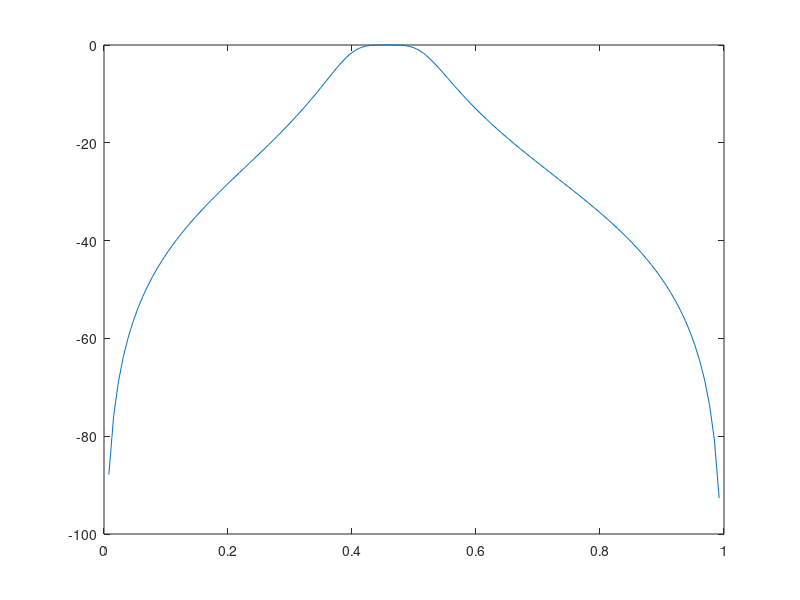

This chart was generated by the following MATLAB code:
clc;
clear all;
close all;

Ap = 0.6;
As = 0.1;
wp = 0.35 * pi;
ws = 0.7 * pi;
t = 1;

ohmp = (2 / t) * tan(wp / 2);
ohms = (2 / t) * tan(ws / 2);

den = 2 * log10(ohms / ohmp);
nump1 = ((1 / (As^2)) - 1);
nump2 = ((1 / (Ap^2)) - 1);
num = log10(nump1 / nump2)
order = ceil(num / den)

disp('for lpf = 1')
disp('for hpf = 2')
disp('for bsf = 3')
disp('for bpf = 4')

type = 3;

switch type
    case 1
        ohmc = ohmp / (As^(1 / (2 * order)));
        wc = 2 * atan(ohmc / 2);
        [b, a] = butter(order, wc / pi);
    case 2
        ohmc = ohmp / (As^(1 / (2 * order)));
        wc = 2 * atan(ohmc / 2);
        [b, a] = butter(order, wc / pi, 'high');
    case 3
        ohmc1 = ohmp / (Ap^(1 / (2 * order)));
        ohmc2 = ohmp / (As^(1 / (2 * order)));
        wc1 = 2 * atan(ohmc1 / 2);
        wc2 = 2 * atan(ohmc2 / 2);
        wc = [wc1 wc2]
        [b, a] = butter(order, wc / pi);
    case 4
        ohmc1 = ohmp / (Ap^(1 / (2 * order)));
        ohmc2 = ohmp / (As^(1 / (2 * order)));
        wc1 = 2 * atan(ohmc1 / 2);
        wc2 = 2 * atan(ohmc2 / 2);
        wc = [wc1 wc2]
        [b, a] = butter(order, wc / pi, 'stop');
    otherwise
        disp('error')
end

[h, w] = freqz(b, a, 128)
plot(w / pi, 20 * log10(abs(h)))
